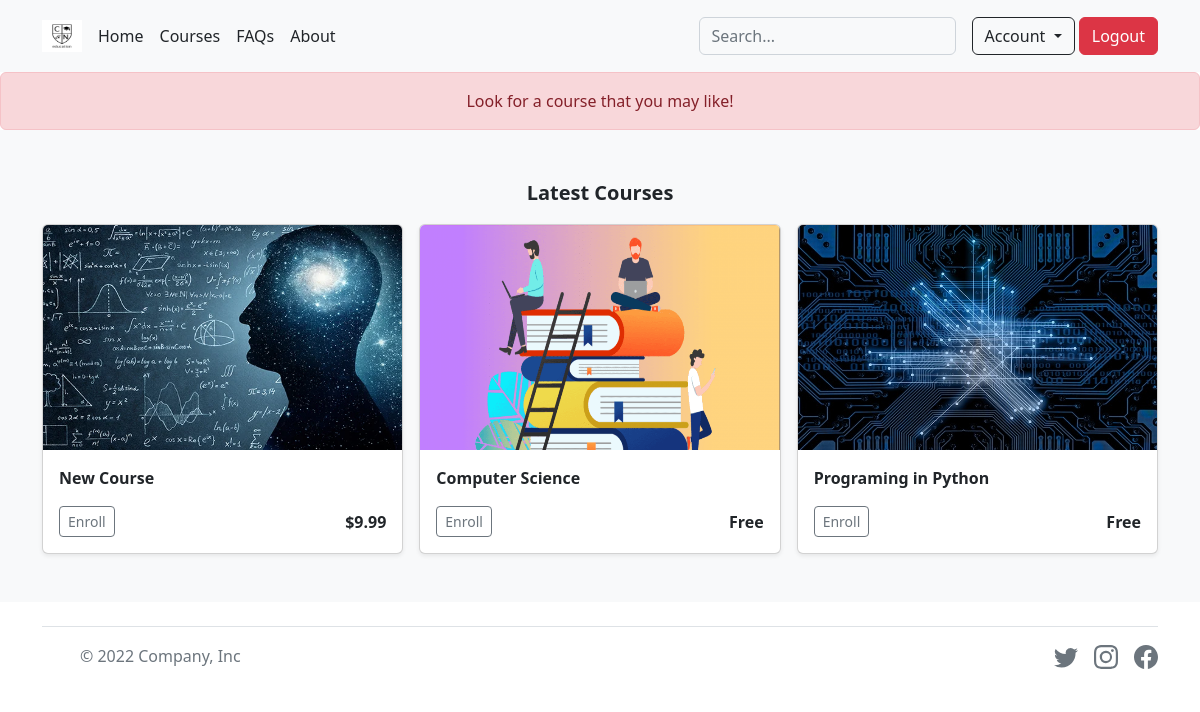
Page /account (signed in) on the earlier database version.
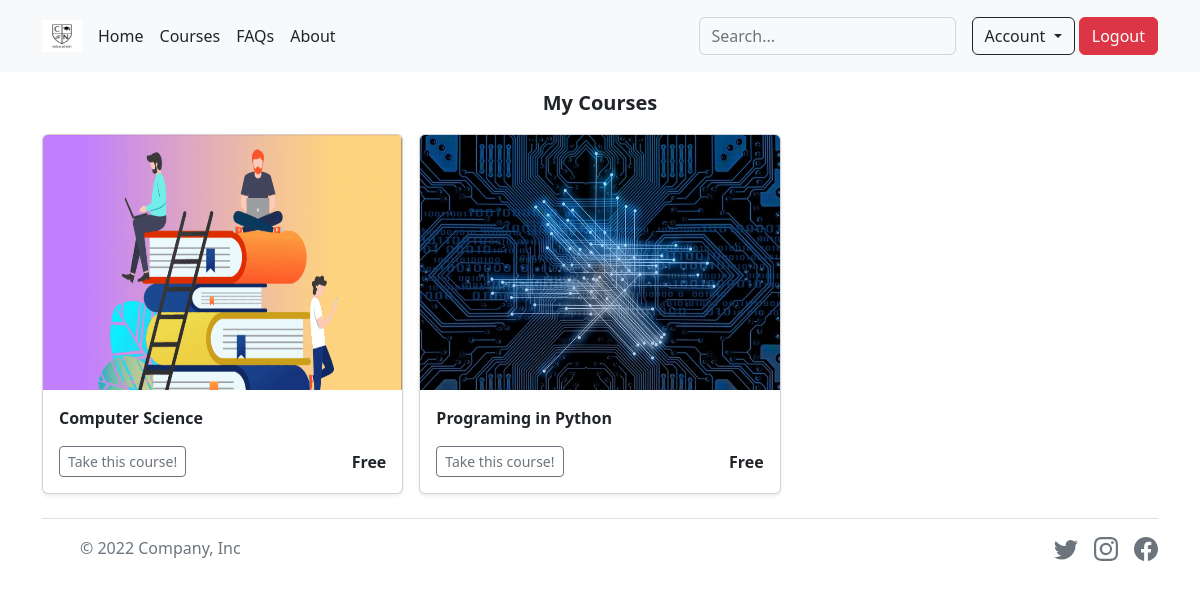
Same page on the later database version.
### tables this page shows
CREATE TABLE 'courses' (id INTEGER PRIMARY KEY AUTOINCREMENT NOT NULL, price TEXT NOT NULL, name TEXT NOT NULL);

CREATE TABLE users_courses (id INTEGER PRIMARY KEY AUTOINCREMENT NOT NULL, user_id INT NOT NULL, course_id INT NOT NULL);

### app.py (the view)
@app.route("/account")
@login_required
def account():
    users_courses = db.execute("SELECT * FROM users_courses, courses WHERE courses.id = users_courses.course_id AND user_id = ?",
         session["user_id"])
    if len(users_courses) == 0:
        free = db.execute("SELECT * FROM courses ORDER BY id DESC LIMIT 3")
        flash("Look for a course that you may like!")
        return render_template("account.html", frees = free)
    return render_template("account.html", ids = users_courses)

### app.py (called while the page is built)
@app.after_request
def after_request(response):
    response.headers["Cache-Control"] = "no-cache, no-store, must-revalidate"
    response.headers["Expires"] = 0
    response.headers["Pragma"] = "no-cache"
    return response

### helpers.py (called while the page is built)
def login_required(f):
    @wraps(f)
    def decorated_function(*args, **kwargs):
        if session.get("user_id") is None:
            return redirect("/login")
        return f(*args, **kwargs)
    return decorated_function

### templates/account.html (shortened to what this page needs)
{% extends "layout.html" %}
{% block main %}
{% if ids %}
<div>
<p class="fs-5 fw-semibold text-center">My Courses</p>
<div class="album">
  <div class="container">
    <div class="row row-cols-1 row-cols-sm-3 row-cols-md-3 g-3">
      {% for id in ids %}
      <form action="/course" method="post">
      <div class="col">
        <div class="card shadow-sm">
          <img src="../static/courses/{{ id.id }}.png" class="bd-placeholder-img card-img-top" width="100%" height="255" alt="...">
          <div class="card-body">
            <p class="card-text fw-bold">{{ id.name }}</p>
            <div class="d-flex justify-content-between align-items-center">
              <div class="btn-group">
                <button class="btn btn-sm btn-outline-secondary" id="id" name="id" value="{{ id.id }}">Take this course!</a>
              </div>
              <small class="fs-6 fw-semibold">{{ id.price }}</small>
            </div>
          </div>
        </div>
      </div>
    </form>
      {% endfor %}
    </div>
  </div>
</div>
{% else %}
<div class="album py-5 bg-light">
  <div class="container">
    <p class="text-center fs-5 fw-semibold">Latest Courses</p>
    <div class="row row-cols-1 row-cols-sm-2 row-cols-md-3 g-3">
      {% for free in frees %}
      <form action="/info" method="get">
      <div class="col">
        <div class="card shadow-sm">
          <img src="../static/courses/{{ free.id }}.png" class="bd-placeholder-img card-img-top" width="100%" height="225" alt="...">
          <div class="card-body">
            <p class="card-text fw-bold">{{ free.name }}</p>
            <div class="d-flex justify-content-between align-items-center">
              <div class="btn-group">
                <button class="btn btn-sm btn-outline-secondary" id="id" name="id" value="{{ free.id }}">Enroll</a>
              </div>
              <small class="fs-6 fw-semibold">{{ free.price }}</small>
            </div>
          </div>
        </div>
      </div>
    </form>
      {% endfor %}
    </div>
  </div>
</div>
{% endif %}
{% endblock %}

### templates/layout.html (shortened to what this page needs)
<!DOCTYPE html>
<html lang="eng">
    <head>
        <link href="https://cdn.jsdelivr.net/npm/bootstrap@5.2.0/dist/css/bootstrap.min.css" rel="stylesheet">
    </head>
    <body>
        <header class="p-3 text-bg-light sticky-sm-top">
            <div class="container">
              <div class="d-flex flex-wrap align-items-center justify-content-center justify-content-lg-start">
                <a href="/" class="d-flex align-items-center mb-2 mb-lg-0 text-white text-decoration-none">
                  <img class="bi me-2" width="40" height="32" role="img" aria-label="Bootstrap" src="../static/logo2.png"></img>
                </a>
                {% if session["user_id"] %}
                <ul class="nav col-12 col-lg-auto me-lg-auto mb-2 justify-content-center mb-md-0">
                    <li><a href="/" class="nav-link px-2 text-dark">Home</a></li>
                    <li><a href="/courses" class="nav-link px-2 text-dark">Courses</a></li>
                    <li><a href="#" class="nav-link px-2 text-dark">FAQs</a></li>
                    <li><a href="#" class="nav-link px-2 text-dark">About</a></li>
                  </ul>
                  <form class="col-12 col-lg-auto mb-3 mb-lg-0 me-lg-3" role="search">
                    <input type="search" class="form-control form-control-light text-bg-light" placeholder="Search..." aria-label="Search">
                  </form>
                  <div class="text-end">
                    <div class="btn-group" role="group">
                      <button type="button" class="btn btn-outline-dark dropdown-toggle" data-bs-toggle="dropdown" aria-expanded="false">
                        Account
                      </button>
                    </div>
                    <a class="btn btn-danger" href="/logout" role="button">Logout</a>
                  </div>
                {% endif %}
              </div>
            </div>
          </header>
        {% with messages = get_flashed_messages() %}
        {% if messages %}
        <div class="alert alert-danger mb-0 text-center" role="alert">
          {% for message in messages %}
          {{ message }}
          {% endfor %}
        </div>
        {% endif %}
        {% endwith %}
        <main>
            {% block main %}{% endblock %}
        </main>
        <div class="container">
            <footer class="d-flex flex-wrap justify-content-between align-items-center py-3 my-4 border-top">
              <div class="col-md-4 d-flex align-items-center">
                <a href="/" class="mb-3 me-2 mb-md-0 text-muted text-decoration-none lh-1">
                  <svg class="bi" width="30" height="24"><use xlink:href="#bootstrap"></use></svg>
                </a>
                <span class="mb-3 mb-md-0 text-muted">© 2022 Company, Inc</span>
              </div>
              <ul class="nav col-md-4 justify-content-end list-unstyled d-flex">
                <li class="ms-3"><a class="text-muted" href="#"></use></svg></a></li>
                <li class="ms-3"><a class="text-muted" href="#"></use></svg></a></li>
                <li class="ms-3"><a class="text-muted" href="#"></use></svg></a></li>
              </ul>
            </footer>
          </div>
    </body>
</html>

Differences in the rows shown:
no longer on this page (row unchanged): courses: shows a picture, name "New Course", {{ free.id }} 4 (drawn), price "$9.99"
no longer on this page (row unchanged): courses: shows a picture, name "Computer Science", {{ free.id }} 3 (drawn), price "Free"
no longer on this page (row unchanged): courses: shows a picture, name "Programing in Python", {{ free.id }} 2 (drawn), price "Free"
added users_courses: shows a picture, name "Computer Science", {{ id.id }} 3 (drawn), price "Free"
added users_courses: shows a picture, name "Programing in Python", {{ id.id }} 2 (drawn), price "Free"
Other differences:
text no longer shown: "Latest Courses"
text now shown: "My Courses"
list line gone: "Look for a course that you may like!"
